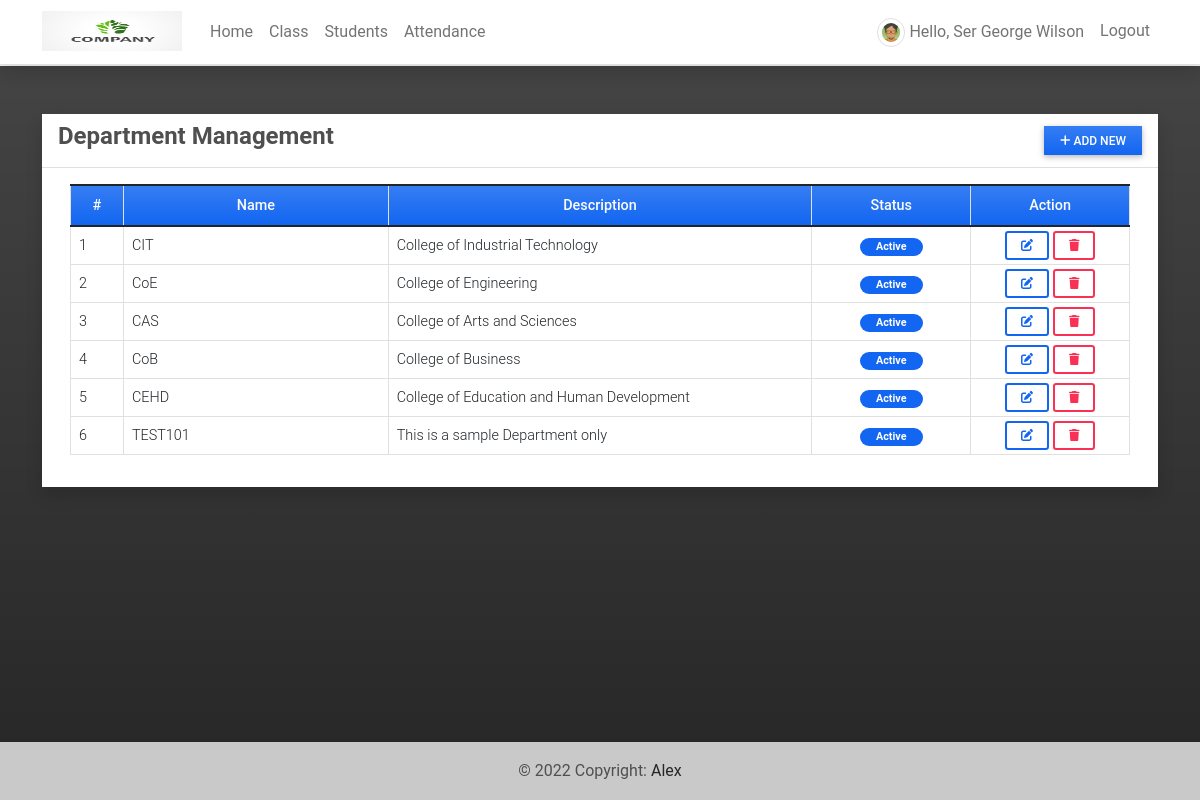
Page /department (signed in) on the committed database.
### attendance/models.py (models this page shows, shortened)
class UserProfile(models.Model):
    user = models.OneToOneField(User, on_delete=models.CASCADE,related_name='profile')
    contact = models.CharField(max_length=250)
    dob = models.DateField(blank=True, null = True)
    address = models.TextField(blank=True, null = True)
    avatar = models.ImageField(blank=True, null = True, upload_to= 'images/')
    user_type = models.IntegerField(default = 2)
    gender = models.CharField(max_length=100, choices=[('Male','Male'),('Female','Female')], blank=True, null= True)
    department = models.ForeignKey(Department, on_delete=models.CASCADE, blank= True, null = True)

class Department(models.Model):
    name = models.CharField(max_length=250)
    description = models.TextField(blank=True, null=True)
    status = models.IntegerField(default = 1)
    date_added = models.DateTimeField(default=timezone.now)
    date_updated = models.DateTimeField(auto_now=True)

### attendance/views.py (the view)
# urls.py: path('department',views.department,name='department-page'),
@login_required
def department(request):
    departments = Department.objects.all()
    context['page_title'] = "Department Management"
    context['departments'] = departments
    return render(request, 'department_mgt.html',context)

### attendance/templates/department_mgt.html (shortened to what this page needs)
{% extends 'base.html' %} {% block pageContent %}
<div class="col-lg-12 col-md-12 col-sm-12 col-xs-12">
    <div class="card card-default rounded-0 shadow ">
        <div class="card-header">
            <div class="d-flex w-100 align-items-center justify-content-between">
                <h4 class="card-title fw-bold">Department Management</h4>
                <div class="tools">
                    <button type="button" class="btn btn-primary rounded-0 bg-gradient btn-sm" id='add_new'><i class="fa fa-plus"></i> Add New</button>
                </div>
            </div>
        </div>
        <div class="card-body">
            <div class="container-fluid">
                <table class="table table-bordered" id="department-list">
                    <colgroup>
                        <col width="5%">
                        <col width="25%">
                        <col width="40%">
                        <col width="15%">
                        <col width="15%">
                    </colgroup>
                    <thead>
                        <tr class="bg-gradient bg-primary bg-opacity-50 text-light">
                            <th class="px-2 py-2 text-center">#</th>
                            <th class="px-2 py-2 text-center">Name</th>
                            <th class="px-2 py-2 text-center">Description</th>
                            <th class="px-2 py-2 text-center">Status</th>
                            <th class="px-2 py-2 text-center">Action</th>
                        </tr>
                    </thead>
                    <tbody>
                        {% for department in departments %}
                        <tr>
                            <td class="px-2 py-1 align-middle">{{ department.id }}</td>
                            <td class="px-2 py-1 align-middle">{{ department.name }}</td>
                            <td class="px-2 py-1 align-middle">{{ department.description }}</td>
                            <td class="px-2 py-1 align-middle text-center">
                                {% if department.status == 1 %}
                                <span class="badge bg-primary rounded-pill px-3">Active</span> {% else %}
                                <span class="badge bg-secondary rounded-pill px-3">Inactive</span> {% endif %}
                            </td>
                            <td class="px-2 py-1 align-middle text-center">
                                <a class="btn btn-outline-primary btn-sm edit-data" href="javascript:void(0)" data-id="{{ department.pk }}" title="Edit">
                                    <i class="fa fa-edit"></i>
                                </a>
                                <button class="btn btn-outline-danger btn-sm delete-data" type="button" data-id="{{ department.pk }}" title="Delete">
                                    <i class="fa fa-trash"></i>
                                </button>
                            </td>
                        </tr>
                        {% endfor %}
                    </tbody>
                </table>
            </div>
        </div>
    </div>
</div>
{% endblock pageContent %}

### attendance/templates/topNavigation.html (shortened to what this page needs)
{% load static %}
<header>
    <nav class="navbar navbar-expand-lg navbar-light bg-white fixed-top shadow border-bottom">
        <div class="container">
            <a class="navbar-brand" target="_blank" href="{% url 'home-page' %}">
                <img src="{{ MEDIA_URL }}/default/ams-logo.jpg" height="16" alt="" loading="lazy" style="margin-top: -3px;" />
            </a>
            <div class="collapse navbar-collapse" id="navbarExample01">
                {% if user.id %}
                <ul class="navbar-nav me-auto mb-2 mb-lg-0" id="topNav">
                    <li class="nav-item">
                        <a class="nav-link" aria-current="page" href="{% url 'home-page' %}">Home</a>
                    </li>
                    <li class="nav-item">
                        <a class="nav-link" aria-current="page" href="{% url 'class-page' %}">Class</a>
                    </li>
                    <li class="nav-item">
                        <a class="nav-link" aria-current="page" href="{% url 'student-page' %}">Students</a>
                    </li>
                    <li class="nav-item">
                        <a class="nav-link" aria-current="page" href="{% url 'attendance-class' %}">Attendance</a>
                    </li>
                </ul>
                <ul class="navbar-nav d-flex flex-row">
                    {% if user.id %} {% if user.profile.user_type == 1 %} {% endif %}
                    <li class="nav-item me-3 me-lg-0">
                        <a class="nav-link" href="{% url 'profile' %}">
                            <span class="me-1"><img src="{% if user.profile.avatar %}{{ user.profile.avatar.url }}{% else %}{{ MEDIA_URL }}/default/default-avatar.png{% endif %}" alt="User Avatar" data-url="{% if user.profile.avatar %}{{ user.profile.avatar.url }}{% else %}{{ MEDIA_URL }}/default/default-avatar.png{% endif %}" id="user-avatar" class="img-thumbnail rounded-circle"></span>Hello,
                            {{ user.first_name }} {{user.last_name}}
                        </a>
                    </li>
                    <li class="nav-item me-3 me-lg-0">
                        <a class="nav-link" href="{% url 'logout' %}">Logout</a>
                    </li>
                    {% else %}
                    <li class="nav-item me-3 me-lg-0">
                        <a class="nav-link" href="{% url 'login' %}">Login</a>
                    </li>
                    {% endif %}
                </ul>
                {% endif %}
            </div>
        </div>
    </nav>
</header>

### static/assets/default/css/style.css (style rules this page uses)
html, body { height: 100%; width: 100%; max-height: 100%; overflow: auto; display: flex; flex-direction: column; }
body>header { flex-shrink: auto; }
#user-avatar { width: 1.8rem; height: 1.8rem; object-fit: scale-down; object-position: center center; }
.navbar-brand>img { width: 7em; height: 2em; }

### rows in the picture
Department: id "1", name "CIT", description "College of Industrial Technology", status "Active"
Department: id "2", name "CoE", description "College of Engineering", status "Active"
Department: id "3", name "CAS", description "College of Arts and Sciences", status "Active"
Department: id "4", name "CoB", description "College of Business", status "Active"
Department: id "5", name "CEHD", description "College of Education and Human Development", status "Active"
Department: id "6", name "TEST101", description "This is a sample Department only", status "Active"

### other values in the picture
{{ user.first_name }} "Ser George"
{{ user.last_name }} "Wilson"
